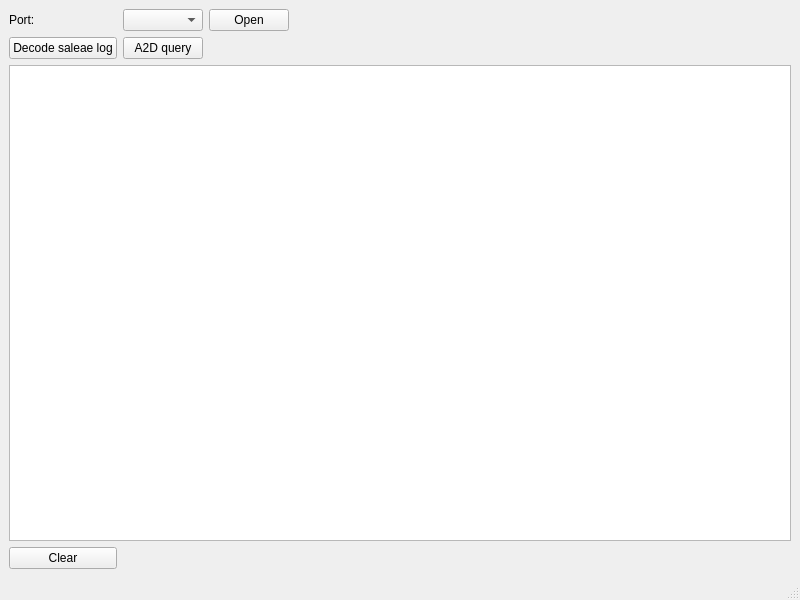
<?xml version="1.0" encoding="UTF-8"?>
<ui version="4.0">
 <class>MainWindow</class>
 <widget class="QMainWindow" name="MainWindow">
  <property name="geometry">
   <rect>
    <x>0</x>
    <y>0</y>
    <width>800</width>
    <height>600</height>
   </rect>
  </property>
  <property name="windowTitle">
   <string>MainWindow</string>
  </property>
  <widget class="QWidget" name="centralwidget">
   <layout class="QGridLayout" name="gridLayout">
    <item row="0" column="1">
     <widget class="SerialPortComboBox" name="comboBoxSerialPort"/>
    </item>
    <item row="0" column="0">
     <widget class="QLabel" name="label">
      <property name="text">
       <string>Port:</string>
      </property>
     </widget>
    </item>
    <item row="0" column="2">
     <widget class="QPushButton" name="pushButtonOpenPort">
      <property name="text">
       <string>Open</string>
      </property>
      <property name="checkable">
       <bool>true</bool>
      </property>
     </widget>
    </item>
    <item row="0" column="3">
     <spacer name="horizontalSpacer">
      <property name="orientation">
       <enum>Qt::Horizontal</enum>
      </property>
      <property name="sizeHint" stdset="0">
       <size>
        <width>40</width>
        <height>20</height>
       </size>
      </property>
     </spacer>
    </item>
    <item row="2" column="0" colspan="4">
     <widget class="QTextEdit" name="textEditIncoming"/>
    </item>
    <item row="3" column="0">
     <widget class="QPushButton" name="pushButtonClearLog">
      <property name="text">
       <string>Clear</string>
      </property>
     </widget>
    </item>
    <item row="1" column="1">
     <widget class="QPushButton" name="pushButton">
      <property name="text">
       <string>A2D query</string>
      </property>
     </widget>
    </item>
    <item row="1" column="0">
     <widget class="QPushButton" name="pushButtonDecodeSaleaeLog">
      <property name="text">
       <string>Decode saleae log</string>
      </property>
     </widget>
    </item>
   </layout>
  </widget>
  <widget class="QMenuBar" name="menubar">
   <property name="geometry">
    <rect>
     <x>0</x>
     <y>0</y>
     <width>800</width>
     <height>21</height>
    </rect>
   </property>
  </widget>
  <widget class="QStatusBar" name="statusbar"/>
 </widget>
 <customwidgets>
  <customwidget>
   <class>SerialPortComboBox</class>
   <extends>QComboBox</extends>
   <header>qtserialportwidgets/serialportcombobox.h</header>
  </customwidget>
 </customwidgets>
 <resources/>
 <connections>
  <connection>
   <sender>pushButtonClearLog</sender>
   <signal>clicked()</signal>
   <receiver>textEditIncoming</receiver>
   <slot>clear()</slot>
   <hints>
    <hint type="sourcelabel">
     <x>66</x>
     <y>554</y>
    </hint>
    <hint type="destinationlabel">
     <x>104</x>
     <y>507</y>
    </hint>
   </hints>
  </connection>
 </connections>
</ui>
